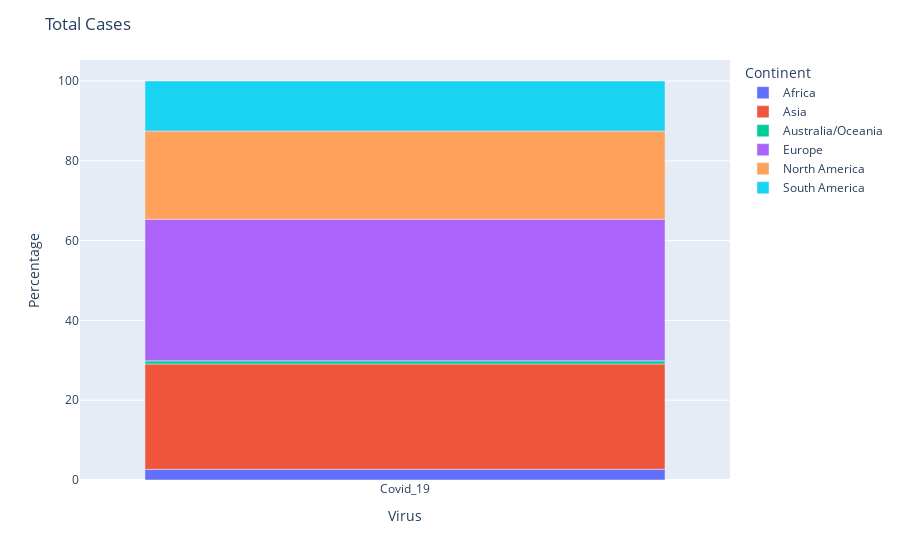
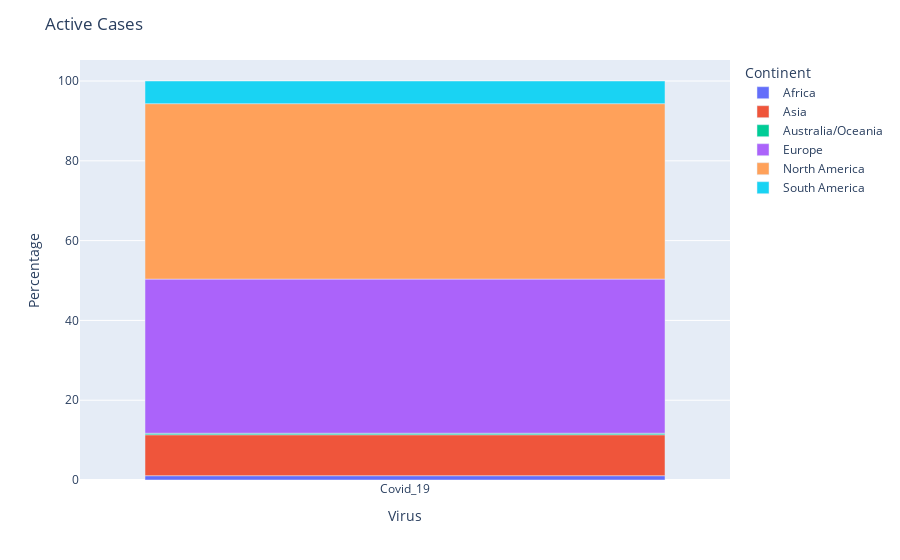

Notebook code cell kept with these figures, in order:
### Code cell


### Figure 1 — Plotly figure (JSON) as saved in the notebook; plotly's stock layout.template omitted (floating-point values rounded to 4 significant figures)
{"data": [{"alignmentgroup": "True", "customdata": [[11452229]], "hovertemplate": "Continent=Africa<br>Virus=%{x}<br>Percentage=%{y}<br>Total Cases=%{customdata[0]}<extra></extra>", "legendgroup": "Africa", "marker": {"color": "#636efa", "pattern": {"shape": ""}}, "name": "Africa", "offsetgroup": "Africa", "orientation": "v", "showlegend": true, "textposition": "auto", "type": "bar", "x": ["Covid_19"], "xaxis": "x", "y": [2.69], "yaxis": "y"}, {"alignmentgroup": "True", "customdata": [[112467829]], "hovertemplate": "Continent=Asia<br>Virus=%{x}<br>Percentage=%{y}<br>Total Cases=%{customdata[0]}<extra></extra>", "legendgroup": "Asia", "marker": {"color": "#EF553B", "pattern": {"shape": ""}}, "name": "Asia", "offsetgroup": "Asia", "orientation": "v", "showlegend": true, "textposition": "auto", "type": "bar", "x": ["Covid_19"], "xaxis": "x", "y": [26.39], "yaxis": "y"}, {"alignmentgroup": "True", "customdata": [[3307616]], "hovertemplate": "Continent=Australia/Oceania<br>Virus=%{x}<br>Percentage=%{y}<br>Total Cases=%{customdata[0]}<extra></extra>", "legendgroup": "Australia/Oceania", "marker": {"color": "#00cc96", "pattern": {"shape": ""}}, "name": "Australia/Oceania", "offsetgroup": "Australia/Oceania", "orientation": "v", "showlegend": true, "textposition": "auto", "type": "bar", "x": ["Covid_19"], "xaxis": "x", "y": [0.78], "yaxis": "y"}, {"alignmentgroup": "True", "customdata": [[151326081]], "hovertemplate": "Continent=Europe<br>Virus=%{x}<br>Percentage=%{y}<br>Total Cases=%{customdata[0]}<extra></extra>", "legendgroup": "Europe", "marker": {"color": "#ab63fa", "pattern": {"shape": ""}}, "name": "Europe", "offsetgroup": "Europe", "orientation": "v", "showlegend": true, "textposition": "auto", "type": "bar", "x": ["Covid_19"], "xaxis": "x", "y": [35.51], "yaxis": "y"}, {"alignmentgroup": "True", "customdata": [[94198921]], "hovertemplate": "Continent=North America<br>Virus=%{x}<br>Percentage=%{y}<br>Total Cases=%{customdata[0]}<extra></extra>", "legendgroup": "North America", "marker": {"color": "#FFA15A", "pattern": {"shape": ""}}, "name": "North America", "offsetgroup": "North America", "orientation": "v", "showlegend": true, "textposition": "auto", "type": "bar", "x": ["Covid_19"], "xaxis": "x", "y": [22.1], "yaxis": "y"}, {"alignmentgroup": "True", "customdata": [[53408877]], "hovertemplate": "Continent=South America<br>Virus=%{x}<br>Percentage=%{y}<br>Total Cases=%{customdata[0]}<extra></extra>", "legendgroup": "South America", "marker": {"color": "#19d3f3", "pattern": {"shape": ""}}, "name": "South America", "offsetgroup": "South America", "orientation": "v", "showlegend": true, "textposition": "auto", "type": "bar", "x": ["Covid_19"], "xaxis": "x", "y": [12.53], "yaxis": "y"}], "layout": {"barmode": "relative", "legend": {"title": {"text": "Continent"}, "tracegroupgap": 0}, "margin": {"t": 60}, "title": {"text": "Total Cases"}, "xaxis": {"anchor": "y", "domain": [0, 1], "title": {"text": "Virus"}}, "yaxis": {"anchor": "x", "domain": [0, 1], "title": {"text": "Percentage"}}}}

### Figure 2 — Plotly figure (JSON) as saved in the notebook; plotly's stock layout.template omitted (floating-point values rounded to 4 significant figures)
{"data": [{"alignmentgroup": "True", "customdata": [[704703]], "hovertemplate": "Continent=Africa<br>Virus=%{x}<br>Percentage=%{y}<br>Active Cases=%{customdata[0]}<extra></extra>", "legendgroup": "Africa", "marker": {"color": "#636efa", "pattern": {"shape": ""}}, "name": "Africa", "offsetgroup": "Africa", "orientation": "v", "showlegend": true, "textposition": "auto", "type": "bar", "x": ["Covid_19"], "xaxis": "x", "y": [1.08], "yaxis": "y"}, {"alignmentgroup": "True", "customdata": [[6686262]], "hovertemplate": "Continent=Asia<br>Virus=%{x}<br>Percentage=%{y}<br>Active Cases=%{customdata[0]}<extra></extra>", "legendgroup": "Asia", "marker": {"color": "#EF553B", "pattern": {"shape": ""}}, "name": "Asia", "offsetgroup": "Asia", "orientation": "v", "showlegend": true, "textposition": "auto", "type": "bar", "x": ["Covid_19"], "xaxis": "x", "y": [10.26], "yaxis": "y"}, {"alignmentgroup": "True", "customdata": [[244777]], "hovertemplate": "Continent=Australia/Oceania<br>Virus=%{x}<br>Percentage=%{y}<br>Active Cases=%{customdata[0]}<extra></extra>", "legendgroup": "Australia/Oceania", "marker": {"color": "#00cc96", "pattern": {"shape": ""}}, "name": "Australia/Oceania", "offsetgroup": "Australia/Oceania", "orientation": "v", "showlegend": true, "textposition": "auto", "type": "bar", "x": ["Covid_19"], "xaxis": "x", "y": [0.38], "yaxis": "y"}, {"alignmentgroup": "True", "customdata": [[25176089]], "hovertemplate": "Continent=Europe<br>Virus=%{x}<br>Percentage=%{y}<br>Active Cases=%{customdata[0]}<extra></extra>", "legendgroup": "Europe", "marker": {"color": "#ab63fa", "pattern": {"shape": ""}}, "name": "Europe", "offsetgroup": "Europe", "orientation": "v", "showlegend": true, "textposition": "auto", "type": "bar", "x": ["Covid_19"], "xaxis": "x", "y": [38.63], "yaxis": "y"}, {"alignmentgroup": "True", "customdata": [[28660678]], "hovertemplate": "Continent=North America<br>Virus=%{x}<br>Percentage=%{y}<br>Active Cases=%{customdata[0]}<extra></extra>", "legendgroup": "North America", "marker": {"color": "#FFA15A", "pattern": {"shape": ""}}, "name": "North America", "offsetgroup": "North America", "orientation": "v", "showlegend": true, "textposition": "auto", "type": "bar", "x": ["Covid_19"], "xaxis": "x", "y": [43.98], "yaxis": "y"}, {"alignmentgroup": "True", "customdata": [[3700160]], "hovertemplate": "Continent=South America<br>Virus=%{x}<br>Percentage=%{y}<br>Active Cases=%{customdata[0]}<extra></extra>", "legendgroup": "South America", "marker": {"color": "#19d3f3", "pattern": {"shape": ""}}, "name": "South America", "offsetgroup": "South America", "orientation": "v", "showlegend": true, "textposition": "auto", "type": "bar", "x": ["Covid_19"], "xaxis": "x", "y": [5.68], "yaxis": "y"}], "layout": {"barmode": "relative", "legend": {"title": {"text": "Continent"}, "tracegroupgap": 0}, "margin": {"t": 60}, "title": {"text": "Active Cases"}, "xaxis": {"anchor": "y", "domain": [0, 1], "title": {"text": "Virus"}}, "yaxis": {"anchor": "x", "domain": [0, 1], "title": {"text": "Percentage"}}}}
